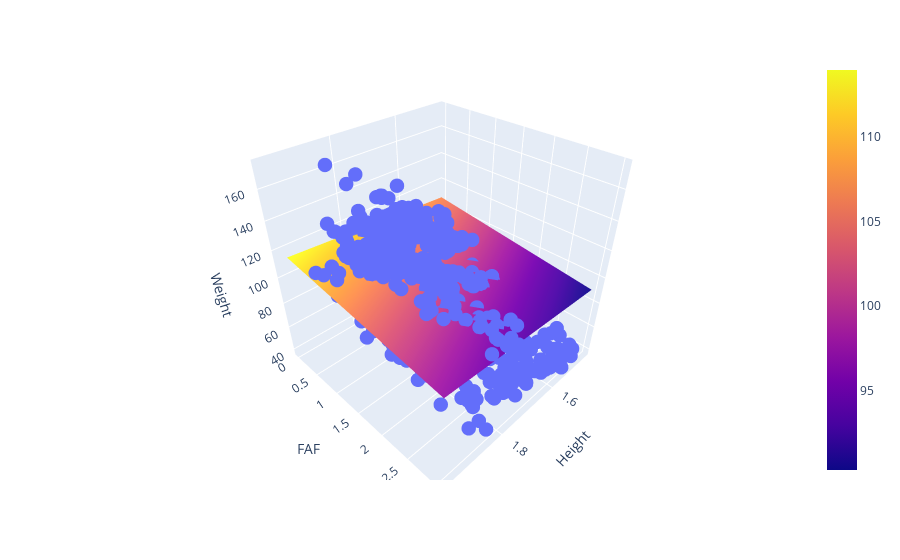

The code cell stored with this chart in its notebook:
### Code cell
#Gafricando en Plotly
# PLOTTING
mesh_size = .02
margin = 0

# Create a mesh grid on which we will run our model
x_min, x_max = data['Height'].min() - margin, data['Height'].max() + margin
y_min, y_max = data['FAF'].min() - margin, data['FAF'].max() + margin
xrange = np.arange(x_min, x_max, mesh_size)
yrange = np.arange(y_min, y_max, mesh_size)
xx, yy = np.meshgrid(xrange, yrange)

# Run model
pred = model.predict(np.c_[xx.ravel(), yy.ravel()])
pred = pred.reshape(xx.shape)
pred = y_sc.inverse_transform(pred)

# Generate the plot
fig = px.scatter_3d(data, x='Height', y='FAF', z='Weight')
fig.update_traces(marker=dict(size=5))
fig.add_traces(go.Surface(x=xrange, y=yrange, z=pred, name='pred_surface'))
fig.show()

### Figure 1 — Plotly figure (JSON) as saved in the notebook; plotly's stock layout.template omitted (floating-point values rounded to 4 significant figures; data arrays with more than 128 entries replaced by an {"elided": "..."} marker saying what was removed)
{"data": [{"hovertemplate": "Height=%{x}<br>FAF=%{y}<br>Weight=%{z}<extra></extra>", "legendgroup": "", "marker": {"color": "#636efa", "size": 5, "symbol": "circle"}, "mode": "markers", "name": "", "scene": "scene", "showlegend": false, "type": "scatter3d", "x": {"elided": "2111 float values"}, "y": {"elided": "2111 float values"}, "z": {"elided": "2111 float values"}}, {"name": "pred_surface", "type": "surface", "x": [1.45, 1.47, 1.49, 1.51, 1.53, 1.55, 1.57, 1.59, 1.61, 1.63, 1.65, 1.67, 1.69, 1.71, 1.73, 1.75, 1.77, 1.79, 1.81, 1.83, 1.85, 1.87, 1.89, 1.91, 1.93, 1.95, 1.97], "y": {"elided": "150 float values"}, "z": {"elided": "150x27 float values"}}], "layout": {"legend": {"tracegroupgap": 0}, "margin": {"t": 60}, "scene": {"domain": {"x": [0, 1], "y": [0, 1]}, "xaxis": {"title": {"text": "Height"}}, "yaxis": {"title": {"text": "FAF"}}, "zaxis": {"title": {"text": "Weight"}}}}}
